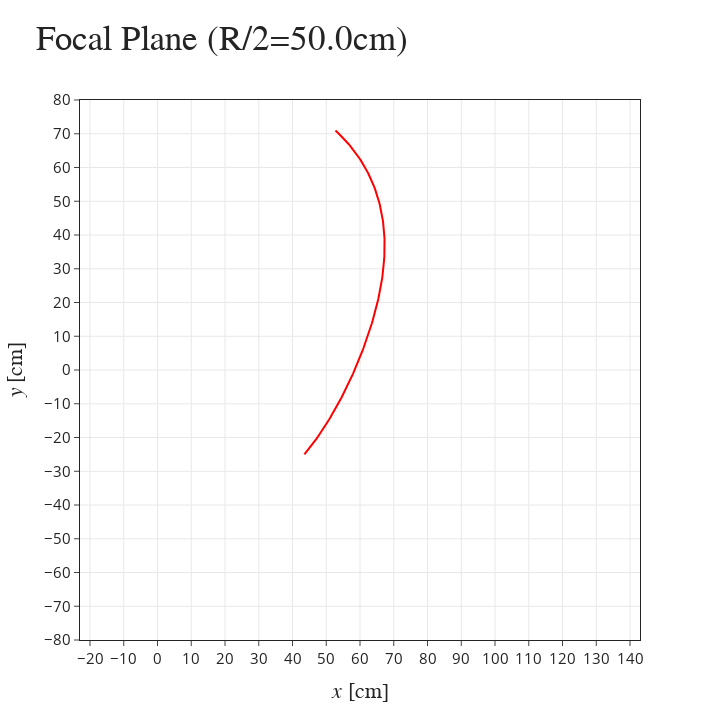

This figure's notebook cell:
### Code cell
FP2 = go.Scatter(
        x=X2,
        y=Y2,
        #x=line3[3],
        #y=line3[4],
        #x=theta,
        #y=np.sqrt((line3[3]-x0Mirror)**2 + (line3[4]-y0Mirror)**2),
        mode="lines",
        name=r"focal plane",
        line=dict(
            color="red", 
            width=2,
            #shape="hvh"
        ),
        #showlegend=True,
        showlegend=False,
    )
fig2 = go.Figure(FP2, layout=layout2)
fig2.show()

### Figure 1 — Plotly figure (JSON) as saved in the notebook; plotly's stock layout.template omitted (floating-point values rounded to 4 significant figures; data arrays with more than 128 entries replaced by an {"elided": "..."} marker saying what was removed)
{"data": [{"line": {"color": "red", "width": 2}, "mode": "lines", "name": "focal plane", "showlegend": false, "type": "scatter", "x": {"elided": "201 float values"}, "y": {"elided": "201 float values"}}], "layout": {"height": 720, "legend": {"font": {"family": "Times New Roman", "size": 22}}, "title": {"font": {"family": "Times New Roman", "size": 35}, "text": "Focal Plane (R/2=50.0cm)"}, "width": 720, "xaxis": {"dtick": 10, "mirror": true, "range": [0, 120], "showgrid": true, "tickfont": {"size": 15}, "title": {"font": {"family": "Times New Roman", "size": 22}, "text": "<i>x</i> [cm]"}}, "yaxis": {"dtick": 10, "mirror": true, "range": [-80, 80], "scaleanchor": "x", "scaleratio": 1, "showgrid": true, "tickfont": {"size": 15}, "title": {"font": {"family": "Times New Roman", "size": 22}, "text": "<i>y</i> [cm]"}}}}
